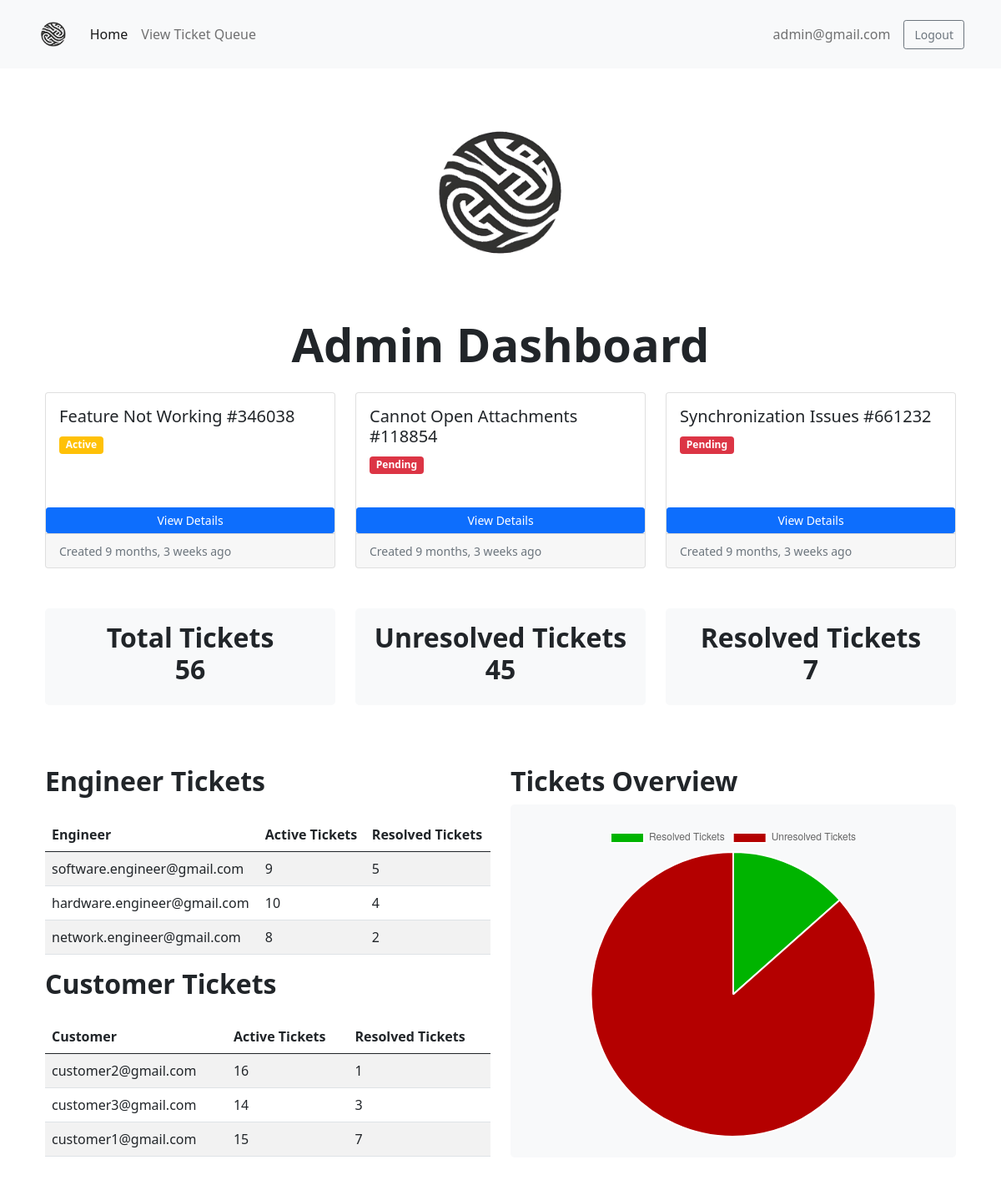
The app's page / (signed in) with its own data.
### accounts/models.py (models this page shows)
class User(AbstractUser):
    is_customer = models.BooleanField(default=False)
    is_engineer = models.BooleanField(default=False)
    email = models.EmailField(unique=True)

### ticket/models.py (models this page shows)
class Ticket(models.Model):
    customer = models.ForeignKey(User, on_delete=models.CASCADE)
    engineer = models.ForeignKey(User, on_delete=models.DO_NOTHING, related_name='engineer', null=True, blank=True)
    ticket_id = models.CharField(max_length=15, unique=True)
    ticket_title = models.CharField(max_length=50)
    ticket_description = models.TextField()
    status = models.CharField(max_length=20, choices=(('Active', 'Active'), ('Pending', 'Pending'), ('Resolved', 'Resolved')), default='Pending')
    created_on = models.DateTimeField(auto_now_add=True)
    last_modified = models.DateTimeField(auto_now=True)
    is_resolved = models.BooleanField(default=False)
    severity = models.CharField(max_length=5, choices=(('A', 'A'), ('B', 'B')), default='B')
    is_assigned_to_engineer = models.BooleanField(default=False)
    resolution_steps = models.TextField(blank=True, null=True)

### dashboard/views.py (the view, shortened to what this page needs)
# urls.py: path('', views.dashboard, name='dashboard')
@login_required
def dashboard(request):
    if request.user.is_customer:
        tickets = Ticket.objects.filter(customer=request.user).count()
        active_tickets = Ticket.objects.filter(customer=request.user, is_resolved=False).count()
        closed_tickets = Ticket.objects.filter(customer=request.user, is_resolved=True).count()
        active_tickets_list = Ticket.objects.filter(customer=request.user, is_resolved=False)
        resolved_tickets_list = Ticket.objects.filter(customer=request.user, is_resolved=True)
        context = {
            'tickets': tickets,
            'active_tickets': active_tickets,
            'closed_tickets': closed_tickets,
            'active_tickets_list': active_tickets_list,
            'resolved_tickets_list': resolved_tickets_list,
        }
        return render(request, 'dashboard/customer_dashboard.html', context)
    elif request.user.is_superuser:
        total_tickets = Ticket.objects.all().count()
        resolved_tickets = Ticket.objects.filter(is_resolved=True).count()
        unresolved_tickets = Ticket.objects.filter(is_resolved=False).count()
        active_tickets_list = Ticket.objects.filter(is_resolved=False)
        resolved_tickets_list = Ticket.objects.filter(is_resolved=True)
        engineers = User.objects.filter(is_engineer=True)
        engineer_tickets = []
        for engineer in engineers:
            active_tickets = Ticket.objects.filter(engineer=engineer, is_resolved=False).count()
            resolved_tickets = Ticket.objects.filter(engineer=engineer, is_resolved=True).count()
            engineer_tickets.append({
                'name': engineer.email,
                'active_tickets': active_tickets,
                'resolved_tickets': resolved_tickets
            })
        customers = User.objects.filter(is_customer=True)
        customer_tickets = []
        for customer in customers:
            active_tickets = Ticket.objects.filter(customer=customer, is_resolved=False).count()
            resolved_tickets = Ticket.objects.filter(customer=customer, is_resolved=True).count()
            customer_tickets.append({
                'name': customer.email,
                'active_tickets': active_tickets,
                'resolved_tickets': resolved_tickets
            })
        context = {
            'total_tickets': total_tickets,
            'resolved_tickets': resolved_tickets,
            'unresolved_tickets': unresolved_tickets,
            'active_tickets_list': active_tickets_list,
            'resolved_tickets_list': resolved_tickets_list,
            'engineer_tickets': engineer_tickets,
            'customer_tickets': customer_tickets,
        }
        return render(request, 'dashboard/admin_dashboard.html', context)

### templates/dashboard/admin_dashboard.html (shortened to what this page needs)
{% extends 'base.html' %}
{% load static %}
{% load humanize %}
{% block content %}
<div class="container-fluid text-center my-3">
    <img src="{% static 'assets/logo.png' %}" class="img-fluid" alt="Logo" style="max-width: 200px;">
</div>
<div class="container my-5">
    <div class="text-center mb-4">
        <h1 class="display-4 fw-bold">Admin Dashboard</h1>
    </div>
    <div id="activeTicketsCarousel" class="carousel slide" data-bs-ride="carousel" data-bs-interval="2000">
        <div class="carousel-inner">
            {% for ticket in active_tickets_list %}
            {% if forloop.counter0|divisibleby:3 %}
            <div class="carousel-item {% if forloop.first %}active{% endif %}">
                <div class="row">
            {% endif %}
                <div class="col-md-4">
                    <div class="card h-100 mb-4">
                        <div class="card-body">
                            <h5 class="card-title">{{ ticket.ticket_title }} #{{ ticket.ticket_id }}</h5>
                            <p class="card-text">
                                {% if ticket.status == 'Pending' %}
                                <span class="badge bg-danger">Pending</span>
                                {% elif ticket.status == 'Active' %}
                                <span class="badge bg-warning">Active</span>
                                {% elif ticket.status == 'Resolved' %}
                                <span class="badge bg-success">Resolved</span>
                                {% endif %}
                            </p>
                        </div>
                        <a href="{% url 'ticket-details' ticket.ticket_id %}" class="btn btn-primary btn-sm">View Details</a>
                        <div class="card-footer">
                            <small class="text-muted">Created {{ ticket.created_on|naturaltime }}</small>
                        </div>
                    </div>
                </div>
            {% if forloop.counter|divisibleby:3 or forloop.last %}
                </div>
            </div>
            {% endif %}
            {% endfor %}
        </div>
    </div>
</div>
<div class="container">
    <div class="row">
        <div class="col">
            <div class="p-3 mb-4 bg-light rounded-3 text-center">
                <h2 class="display-7 fw-bold">Total Tickets<br>{{ total_tickets }}</h2>
            </div>
        </div>
        <div class="col">
            <div class="p-3 mb-4 bg-light rounded-3 text-center">
                <h2 class="display-7 fw-bold">Unresolved Tickets<br>{{ unresolved_tickets }}</h2>
            </div>
        </div>
        <div class="col">
            <div class="p-3 mb-4 bg-light rounded-3 text-center">
                <h2 class="display-7 fw-bold">Resolved Tickets<br>{{ resolved_tickets }}</h2>
            </div>
        </div>
    </div>
</div>
<div class="container my-5">
    <div class="row">
        <div class="col-md-6">
            <div class="text-left mb-4">
                <h2 class="display-7 fw-bold">Engineer Tickets</h2>
            </div>
            <table class="table table-striped">
                <thead>
                    <tr>
                        <th scope="col">Engineer</th>
                        <th scope="col">Active Tickets</th>
                        <th scope="col">Resolved Tickets</th>
                    </tr>
                </thead>
                <tbody>
                    {% for engineer in engineer_tickets %}
                    <tr>
                        <td>{{ engineer.name }}</td>
                        <td>{{ engineer.active_tickets }}</td>
                        <td>{{ engineer.resolved_tickets }}</td>
                    </tr>
                    {% endfor %}
                </tbody>
            </table>
            <div class="text-left mb-4">
                <h2 class="display-7 fw-bold">Customer Tickets</h2>
            </div>
            <table class="table table-striped">
                <thead>
                    <tr>
                        <th scope="col">Customer</th>
                        <th scope="col">Active Tickets</th>
                        <th scope="col">Resolved Tickets</th>
                    </tr>
                </thead>
                <tbody>
                    {% for customer in customer_tickets %}
                    <tr>
                        <td>{{ customer.name }}</td>
                        <td>{{ customer.active_tickets }}</td>
                        <td>{{ customer.resolved_tickets }}</td>
                    </tr>
                    {% endfor %}
                </tbody>
            </table>
        </div>
        <div class="col-md-6">
            <div class="text-left mb-4">
                <h2 class="display-7 fw-bold">Tickets Overview</h2>
                <div class="p-4 bg-light rounded-3">
                    <canvas id="ticketChart" width="400" height="375"></canvas>
                </div>
            </div>
        </div>
    </div>
</div>
{% block js %}
<script>
  const ctx = document.getElementById('ticketChart');
  const res = {{resolved_tickets | safe}};
  const unres = {{unresolved_tickets | safe}};
  new Chart(ctx, {
    type: 'pie',
    data: {
        labels: [
            'Resolved Tickets',
            'Unresolved Tickets'
        ],
        datasets: [{
            label: 'Total Tickets',
            data: [res, unres],
            backgroundColor: [
                'rgb(0, 180, 0)',
                'rgb(180, 0, 0)'
            ],
            hoverOffset: 4
        }]
    },
    options: {
        responsive: true,
        maintainAspectRatio: false,
        plugins: {
            legend: {
                position: 'top',
            },
            tooltip: {
                callbacks: {
                    label: function(tooltipItem) {
                        return tooltipItem.label + ': ' + tooltipItem.raw;
                    }
                }
            }
        }
    }
  });
</script>
{% endblock %}
{% endblock content %}

### templates/base.html (shortened to what this page needs)
{% load static %}
<!doctype html>
<html lang="en">
<head>
    <link href="https://cdn.jsdelivr.net/npm/bootstrap@5.0.2/dist/css/bootstrap.min.css" rel="stylesheet"
>
    <link href="https://cdn.jsdelivr.net/npm/bootstrap-icons/font/bootstrap-icons.css" rel="stylesheet">
</head>
<body>
    <nav class="navbar navbar-expand-lg navbar-light bg-light">
        <div class="container-fluid">
            <a class="navbar-brand" href="/">
                <img src="{% static 'assets/logo.png' %}" alt="Logo">
            </a>
            <div class="collapse navbar-collapse" id="navbarSupportedContent">
                <ul class="navbar-nav me-auto mb-2 mb-lg-0">
                    <li class="nav-item">
                        <a class="nav-link active" aria-current="page" href="/">Home</a>
                    </li>
                    {% if request.user.is_customer %}
                    <li class="nav-item">
                        <a class="nav-link" href="{% url 'customer-active-tickets' %}">Active Tickets</a>
                    </li>
                    <li class="nav-item">
                        <a class="nav-link" href="{% url 'customer-resolved-tickets' %}">Resolved Tickets</a>
                    </li>
                    {% elif request.user.is_superuser %}
                    <li class="nav-item">
                        <a class="nav-link" href="{% url 'ticket-queue' %}" >View Ticket Queue</a>
                    {% endif %}
                </ul>
                {% if request.user.is_authenticated %}
                <span class="navbar-text me-3">{{ request.user.email }}</span>
                <a href="{% url 'logout' %}" class="btn btn-outline-secondary btn-sm btn-logout">Logout</a>
                {% endif %}
            </div>
        </div>
    </nav>
    <div class="container mt-5">
        {% block content %}
        {% endblock content %}
    </div>
</body>
</html>

### templates/base.html (style rules this page uses)
.navbar { padding: 1rem 2rem; }
.navbar-brand img { max-height: 40px; }
.navbar-nav .nav-link { font-size: 1rem; padding: 0.5rem 1rem; }
.btn-logout { padding: 0.375rem 0.75rem; font-size: 0.875rem; }

### records on screen
User: user.email "admin@gmail.com"
Ticket: ticket_title "Feature Not Working", ticket_id "346038", status "Active", created_on "9 months, 3 weeks ago"
Ticket: ticket_title "Cannot Open Attachments", ticket_id "118854", status "Pending", created_on "9 months, 3 weeks ago"
Ticket: ticket_title "Synchronization Issues", ticket_id "661232", status "Pending", created_on "9 months, 3 weeks ago"
User: name "software.engineer@gmail.com"
User: name "hardware.engineer@gmail.com"
User: name "network.engineer@gmail.com"
User: name "customer2@gmail.com"
User: name "customer3@gmail.com"
User: name "customer1@gmail.com"

### other values on screen
{{ total_tickets }} "56"
{{ unresolved_tickets }} "45"
{{ resolved_tickets }} "7"
{{ engineer.active_tickets }} "9" "10" "8"
{{ engineer.resolved_tickets }} "5" "4" "2"
{{ customer.active_tickets }} "16" "14" "15"
{{ customer.resolved_tickets }} "1" "3" "7"
chart data {{ resolved_tickets | safe }} 7
chart data {{ unresolved_tickets | safe }} 45
